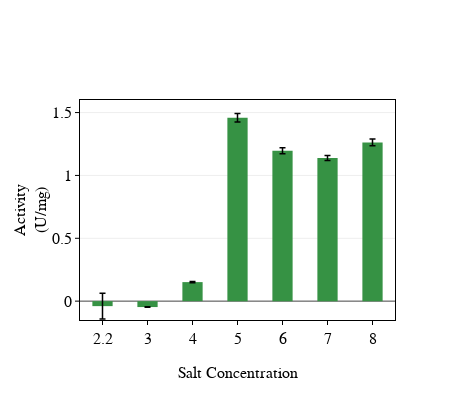

The notebook cell this image was saved under:
### Markdown cell above
### YqjM activity over different pH levels###

### Code cell
colors = ['rgb(54, 146, 68)', 'rgb(54, 146, 68)', 'rgb(54, 146, 68)']


trace_list = []

trace_list.append(go.Bar(x=pH,
                         y=pH_data_avg, 
                         error_y=dict(type='data',
                                      array=pH_data_errors, 
                                      visible=True, width=3, thickness=1.5, color='black'),
                         marker=dict(color=colors[2], line=dict(width=0, color='black')),
                         name='Activity',showlegend=False))

layout = go.Layout(height=400, width=475, showlegend=True, bargroupgap=0.1, bargap=0.5,
                   legend_orientation='v',legend_y=-0, legend_font=dict(family='Arial', color='black', size=14),
                   xaxis2=dict(visible=False, anchor='y', overlaying='x', range=(0,4)),

                    xaxis=dict(title_text='Salt Concentration', 
                               title_font=dict(family='Myriad Pro',size=16,color='black'),
                               showline=True, linewidth=1, linecolor='black', mirror=True, showgrid=False,type='category',
                               ticks='outside', ticklen=4, tickfont=dict(size=16, family='Myriad Pro', color='black'),
                               tickangle=-0, tickcolor='black'),

                   yaxis=dict(title='Activity<br>(U/mg)',
                              titlefont=dict(family='Myriad Pro', size=16, color='black'), 
                              showline=True, linewidth=1, linecolor='black', mirror=True, showgrid=True,
                              ticks='outside', ticklen=4, tickfont=dict(family='Myriad Pro',size=16, color='black'),
                              tickangle=0, nticks=5, tickcolor='black',range=(-0.15,1.6)))

fig = go.Figure(data=trace_list,layout=layout)
plot(fig)
#pio.write_image(fig,"Figures/fig4_c.svg",format='svg')

### Figure 1 — Plotly figure (JSON) as saved in the notebook; plotly's stock layout.template omitted (floating-point values rounded to 4 significant figures)
{"data": [{"error_y": {"array": [0.1029, 0.002079, 0.004158, 0.03403, 0.02451, 0.01983, 0.02605], "color": "black", "thickness": 1.5, "type": "data", "visible": true, "width": 3}, "marker": {"color": "rgb(54, 146, 68)", "line": {"color": "black", "width": 0}}, "name": "Activity", "showlegend": false, "type": "bar", "x": [2.2, 3, 4, 5, 6, 7, 8], "y": [-0.03969, -0.04704, 0.1514, 1.458, 1.197, 1.139, 1.263]}], "layout": {"bargap": 0.5, "bargroupgap": 0.1, "height": 400, "legend": {"font": {"color": "black", "family": "Arial", "size": 14}, "orientation": "v", "y": 0}, "showlegend": true, "width": 475, "xaxis": {"linecolor": "black", "linewidth": 1, "mirror": true, "showgrid": false, "showline": true, "tickangle": 0, "tickcolor": "black", "tickfont": {"color": "black", "family": "Myriad Pro", "size": 16}, "ticklen": 4, "ticks": "outside", "title": {"font": {"color": "black", "family": "Myriad Pro", "size": 16}, "text": "Salt Concentration"}, "type": "category"}, "xaxis2": {"anchor": "y", "overlaying": "x", "range": [0, 4], "visible": false}, "yaxis": {"linecolor": "black", "linewidth": 1, "mirror": true, "nticks": 5, "range": [-0.15, 1.6], "showgrid": true, "showline": true, "tickangle": 0, "tickcolor": "black", "tickfont": {"color": "black", "family": "Myriad Pro", "size": 16}, "ticklen": 4, "ticks": "outside", "title": {"font": {"color": "black", "family": "Myriad Pro", "size": 16}, "text": "Activity<br>(U/mg)"}}}}
